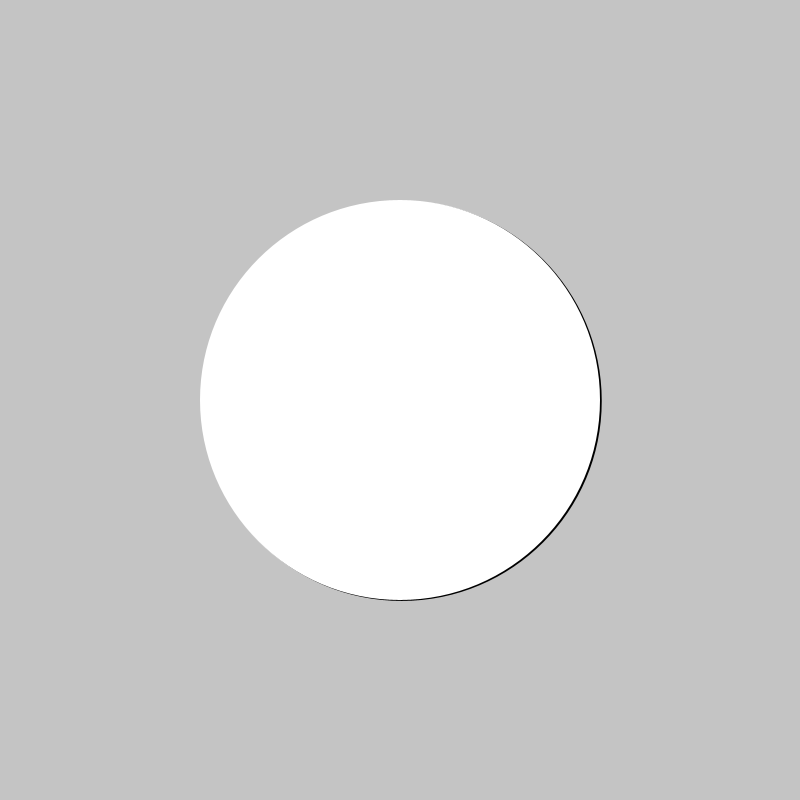
Frame 1 (no input)
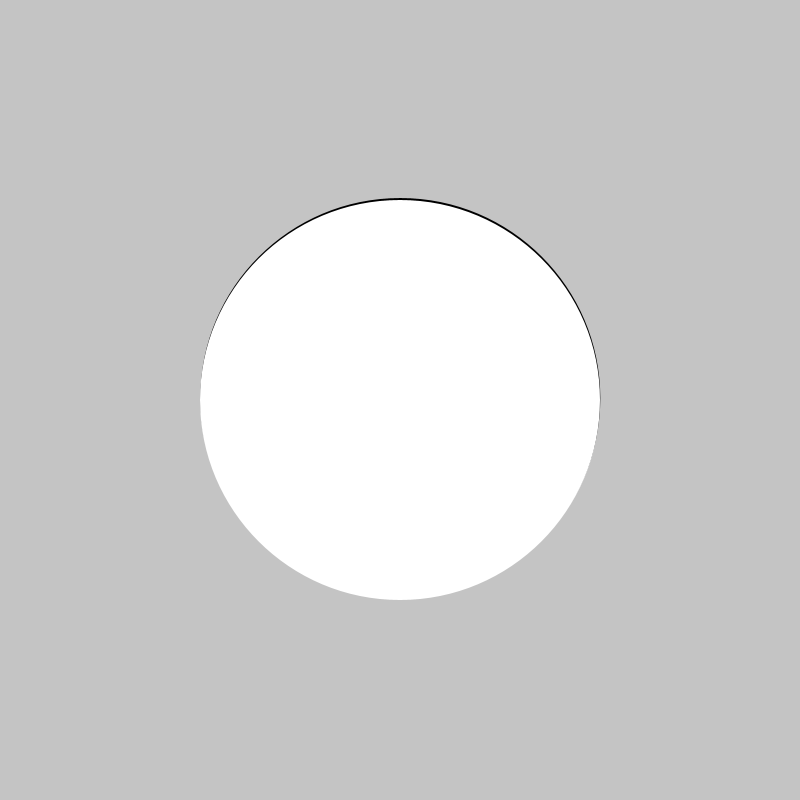
Frame 60 (the mouse pressed at the canvas centre just before this capture)
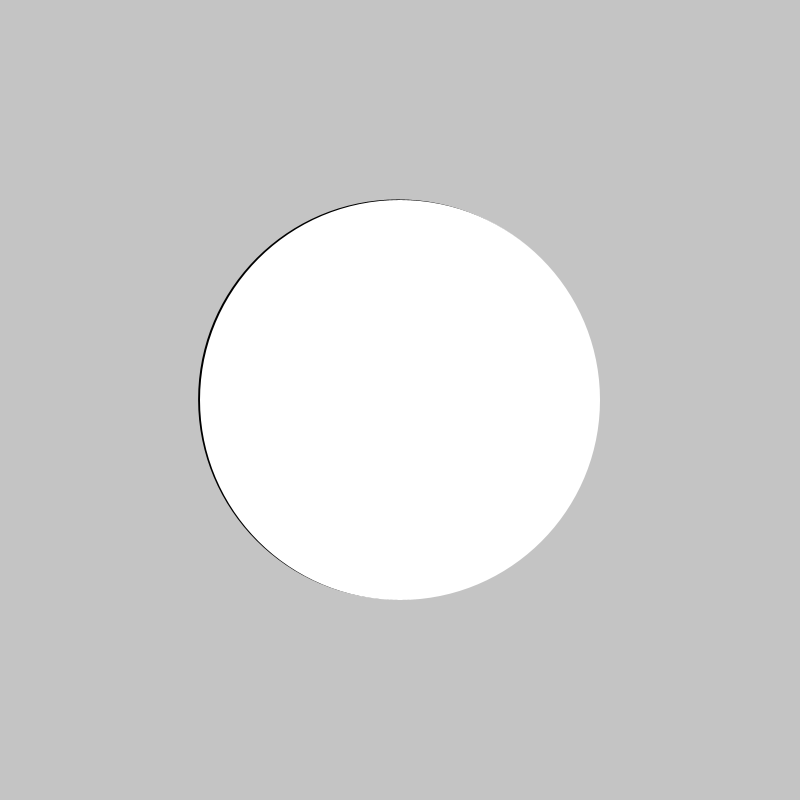
Frame 120 (the mouse held since frame 60 and released just before this capture)

The Processing sketch that drew these frames (run headless with seeded random() and noise(); from frame 60 on, the mouse is pressed at the canvas centre):

// Processing sketch: circle
// ── circle.pde
float theta = 0; //角度
float omega = 0.5;//回転の角速度
int phi_m = 400;//円運動している円の直径
float d = 2; //円運動の運動半径
int phi_s = 400;//固定している円の直径

void setup() {
  size(800, 800); //ウインドウの大きさ
  background(196); //背景色
  frameRate(30); //フレームレート（１秒間に何枚絵を書くか）
  noStroke();  
}

void draw() { 
  theta+=omega;
  background(196);
  fill(0);
  ellipse(400 + d*cos(theta),400 + d*sin(theta), phi_m, phi_m);
  
  fill(255);
  ellipse(400,400, phi_s, phi_s);
}
